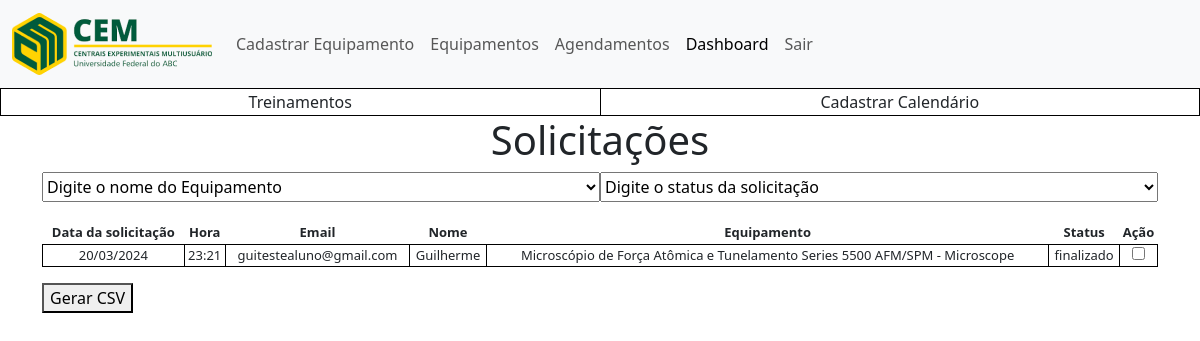
The app's page /core/treinamento/solicitacoes/ (signed in) with its own data.
### treinamento/models.py (models this page shows)
class Solicitacoes(models.Model):
    id_solicitacao = models.AutoField(primary_key=True)
    data = models.DateField()
    hora = models.TimeField()
    status = models.CharField(max_length=50)
    id_login = models.ForeignKey(Login, on_delete=models.CASCADE, blank=True, null=True)
    id_equipamento = models.ForeignKey(Equipamento, on_delete=models.CASCADE, blank=False, null=False)

### core/models.py (models this page shows, shortened)
class Login(models.Model):
    id_login = models.AutoField(primary_key=True)
    email_inst = models.EmailField(max_length=255)
    senha = models.CharField(max_length=255)
    perfil = models.CharField(max_length=30, default='perfil')
    data_cadastro = models.DateTimeField(blank=True, null=True, default=datetime.datetime.now)
    data_ultimo_login = models.DateTimeField(blank=True, null=True, default=datetime.datetime(2023, 1, 1, 0, 0))
    password_change_required = models.BooleanField(default=True)

class AlunoPosIC(models.Model):
    id_aluno_pos_ic = models.AutoField(primary_key=True)
    primeiro_nome = models.CharField(max_length=255)
    segundo_nome = models.CharField(max_length=255)
    celular = models.CharField(max_length=17)
    matricula_ufabc = models.CharField(max_length=30)
    ramal_lab = models.CharField(max_length=30)
    nome_orientador = models.CharField(max_length=255)
    perfil = models.CharField(max_length=30)
    data_pos = models.DateField()
    centro = models.CharField(max_length=30)
    bolsa = models.CharField(max_length=30)
    plano_trabalho = models.TextField()
    declaracao_ciencia_orientador = models.CharField(max_length=3)
    id_form_termo = models.ForeignKey(FormTermo, on_delete=models.CASCADE, null=False)
    id_login = models.ForeignKey(Login, on_delete=models.CASCADE, null=False, default=0)
    id_docente = models.ForeignKey(Docente, on_delete=models.CASCADE, blank=True, null=True)

### equipamentos/models.py (models this page shows)
class Equipamento(models.Model):
    id_equipamento = models.AutoField(primary_key=True)
    nome = models.CharField(max_length=100)
    apelido = models.CharField(max_length=20)
    descricao = models.CharField(max_length=100)
    fabricante = models.CharField(max_length=100)
    localizacao = models.CharField(max_length=30)
    origem = models.CharField(max_length=10, blank=True, null=True)
    ano_aquisicao = models.CharField(max_length=255, blank=True, null=True)
    sala = models.CharField(max_length=20, blank=True, null=True)
    divisao = models.CharField(max_length=255, null=True, blank=True)
    status = models.CharField(max_length=20, blank=True, null=True)
    comentario = models.CharField(max_length=20, blank=True, null=True)
    chave = models.CharField(max_length=255, blank=True, null=True)
    patrimonio = models.CharField(max_length=255, blank=True, null=True)
    aquisicao = models.CharField(max_length=100, blank=True, null=True)
    tem_palestra = models.BooleanField(default=False)
    tem_prova = models.BooleanField(default=False)
    prof = models.CharField(max_length=255, blank=True, null=True)
    tecnicos = models.ManyToManyField(Tecnico, blank=True, null=True)
    def __str__(self):
        return self.nome

### treinamento/views.py (the view)
# urls.py: path('solicitacoes/', include('treinamento.urls'), name='solicitacoes'),
def solicitacoes(request):
    if 'chave' in request.session:
        chave = request.session['chave']
        login = Login.objects.get(id_login=chave)
        solicitacoes = Solicitacoes.objects.all()
        for solicitacao in solicitacoes:
            aluno_associado = None
            if solicitacao.id_login.perfil == 'aluno ou pos doc':
                aluno_associado = AlunoPosIC.objects.filter(id_login=solicitacao.id_login).first()
                solicitacao.aluno_nome = aluno_associado.primeiro_nome if aluno_associado else None
            elif solicitacao.id_login.perfil == 'docente':
                docente_associado = Docente.objects.filter(id_login=solicitacao.id_login).first()
                solicitacao.docente_nome = docente_associado.primeiro_nome if docente_associado else None
        equipamentos = Equipamento.objects.all()
        return render(request, 'solicitacoes.html', {'equipamentos': equipamentos, 'solicitacoes': solicitacoes})

### treinamento/templates/solicitacoes.html (shortened to what this page needs)
{% extends 'administracao/base.html' %}
{% load static %}
{% block conteudo %}
<div class="container ">
    <h1>Solicitações</h1>
    <form action="{% url "agendar_treinamento" %}" method="post" id="agendar-form" accept-charset="UTF-8">
        <div class="d-flex justfy-content-between form_solicita_treinamento">
            <select name="equipamento" id="selectEquipamento">
                <option value="">Digite o nome do Equipamento</option>
            </select>
            <select name="status" id="selectStatus">
                <option value="">Digite o status da solicitação</option>
            </select>
        </div>
        <div class="tela">
                <table class="solicitacoes text-center" id="tabelaSolicitacoes">
                    <thead class="">
                        <tr class="">
                            <th>Data da solicitação</th>
                            <th>Hora</th>
                            <th>Email</th>
                            <th>Nome</th>
                            <th>Equipamento</th>
                            <th>Status</th>
                            <th>Ação</th>
                        </tr>
                    </thead>
                    <tbody class="tbody-solicitacoes">
                        {% for solicitacao in solicitacoes %}
                        <tr>
                            <td>{{ solicitacao.data|date:"d/m/Y" }}</td>
                            <td>{{ solicitacao.hora }}</td>
                            <td>{{ solicitacao.id_login.email_inst }}</td>
                            {% if solicitacao.id_login.perfil == 'docente' %}
                                <td>{{ solicitacao.docente_nome }}</td>
                                <td>{{ solicitacao.id_equipamento }}</td>
                                <td>{{ solicitacao.status }}</td>
                                <td><input type="checkbox" name="usuario" value="{{ solicitacao.id_login.email_inst }}_{{ solicitacao.id_equipamento }}" id=""></td>
                            {% elif solicitacao.id_login.perfil == 'aluno ou pos doc' %}
                                <td>{{ solicitacao.aluno_nome }}</td>
                                <td>{{ solicitacao.id_equipamento }}</td>
                                <td>{{ solicitacao.status }}</td>
                                <td><input type="checkbox" name="usuario" value="{{ solicitacao.id_login.email_inst }}_{{ solicitacao.id_equipamento }}" id=""></td>
                            {% endif %}
                        </tr>
                        {% endfor %}
                    </tbody>
                </table>
            <button type="submit" formaction="{% url 'gerar_csv' %}" formmethod="post" class="mt-3" id="gerar-csv">Gerar CSV</button>
        </div>
    </form>
</div>
{% endblock %}

### static/css/style.css (style rules this page uses)
h1 { text-align: center; }
tbody { text-align: left; }
input[type=text], select { height: 30px; width: 50%; }
.container { width: 100%; }
th { border-bottom: #000 solid 1px; }
.tela { margin-top: 20px; }
.solicitacoes { width: 100%; }
.tbody-solicitacoes { text-align: center; }
td { border: #000 solid 1px; }
th, td { font-size:small; text-align: center; }

### records on screen
Solicitacoes: data "20/03/2024", hora "23:21", id_login.email_inst "guitestealuno@gmail.com", aluno_nome "Guilherme", id_equipamento "Microscópio de Força Atômica e Tunelamento Series 5500 AFM/SPM - Microscope", status "finalizado"
